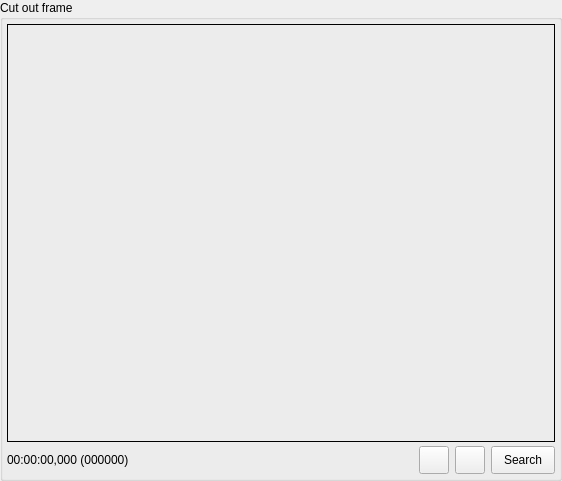
<ui version="4.0" >
 <class>TTCutOutFrameWidget</class>
 <widget class="QWidget" name="TTCutOutFrameWidget" >
  <property name="geometry" >
   <rect>
    <x>0</x>
    <y>0</y>
    <width>562</width>
    <height>481</height>
   </rect>
  </property>
  <property name="sizePolicy" >
   <sizepolicy vsizetype="Expanding" hsizetype="Expanding" >
    <horstretch>1</horstretch>
    <verstretch>4</verstretch>
   </sizepolicy>
  </property>
  <property name="minimumSize" >
   <size>
    <width>280</width>
    <height>150</height>
   </size>
  </property>
  <property name="windowTitle" >
   <string>Form</string>
  </property>
  <layout class="QGridLayout" >
   <property name="leftMargin" >
    <number>0</number>
   </property>
   <property name="topMargin" >
    <number>0</number>
   </property>
   <property name="rightMargin" >
    <number>0</number>
   </property>
   <property name="bottomMargin" >
    <number>0</number>
   </property>
   <property name="horizontalSpacing" >
    <number>0</number>
   </property>
   <property name="verticalSpacing" >
    <number>0</number>
   </property>
   <item row="0" column="0" >
    <widget class="QGroupBox" name="gbCutOutFrame" >
     <property name="sizePolicy" >
      <sizepolicy vsizetype="Preferred" hsizetype="Preferred" >
       <horstretch>4</horstretch>
       <verstretch>10</verstretch>
      </sizepolicy>
     </property>
     <property name="sizeIncrement" >
      <size>
       <width>0</width>
       <height>4</height>
      </size>
     </property>
     <property name="title" >
      <string>Cut out frame</string>
     </property>
     <layout class="QGridLayout" >
      <property name="leftMargin" >
       <number>4</number>
      </property>
      <property name="topMargin" >
       <number>4</number>
      </property>
      <property name="rightMargin" >
       <number>4</number>
      </property>
      <property name="bottomMargin" >
       <number>4</number>
      </property>
      <property name="horizontalSpacing" >
       <number>4</number>
      </property>
      <property name="verticalSpacing" >
       <number>4</number>
      </property>
      <item row="0" column="0" >
       <widget class="TTMPEG2Window" name="mpegWindow" >
        <property name="sizePolicy" >
         <sizepolicy vsizetype="Expanding" hsizetype="Preferred" >
          <horstretch>0</horstretch>
          <verstretch>4</verstretch>
         </sizepolicy>
        </property>
        <property name="minimumSize" >
         <size>
          <width>100</width>
          <height>100</height>
         </size>
        </property>
        <property name="frameShape" >
         <enum>QFrame::Panel</enum>
        </property>
        <property name="frameShadow" >
         <enum>QFrame::Plain</enum>
        </property>
       </widget>
      </item>
      <item row="1" column="0" >
       <layout class="QHBoxLayout" >
        <property name="spacing" >
         <number>6</number>
        </property>
        <property name="leftMargin" >
         <number>0</number>
        </property>
        <property name="topMargin" >
         <number>0</number>
        </property>
        <property name="rightMargin" >
         <number>0</number>
        </property>
        <property name="bottomMargin" >
         <number>0</number>
        </property>
        <item>
         <widget class="QLabel" name="laCutOutFramePosition" >
          <property name="sizePolicy" >
           <sizepolicy vsizetype="Fixed" hsizetype="Preferred" >
            <horstretch>0</horstretch>
            <verstretch>0</verstretch>
           </sizepolicy>
          </property>
          <property name="minimumSize" >
           <size>
            <width>0</width>
            <height>28</height>
           </size>
          </property>
          <property name="maximumSize" >
           <size>
            <width>16777215</width>
            <height>28</height>
           </size>
          </property>
          <property name="text" >
           <string>00:00:00,000 (000000)</string>
          </property>
         </widget>
        </item>
        <item>
         <widget class="QPushButton" name="pbPrevCutOutFrame" >
          <property name="enabled" >
           <bool>true</bool>
          </property>
          <property name="sizePolicy" >
           <sizepolicy vsizetype="Fixed" hsizetype="Minimum" >
            <horstretch>0</horstretch>
            <verstretch>0</verstretch>
           </sizepolicy>
          </property>
          <property name="minimumSize" >
           <size>
            <width>24</width>
            <height>28</height>
           </size>
          </property>
          <property name="maximumSize" >
           <size>
            <width>30</width>
            <height>28</height>
           </size>
          </property>
          <property name="text" >
           <string/>
          </property>
          <property name="icon" >
           <iconset resource="cutoutframewidget.qrc" >:/pixmaps/pixmaps/prev_18.xpm</iconset>
          </property>
         </widget>
        </item>
        <item>
         <widget class="QPushButton" name="pbNextCutOutFrame" >
          <property name="sizePolicy" >
           <sizepolicy vsizetype="Fixed" hsizetype="Minimum" >
            <horstretch>0</horstretch>
            <verstretch>0</verstretch>
           </sizepolicy>
          </property>
          <property name="minimumSize" >
           <size>
            <width>24</width>
            <height>28</height>
           </size>
          </property>
          <property name="maximumSize" >
           <size>
            <width>30</width>
            <height>28</height>
           </size>
          </property>
          <property name="text" >
           <string/>
          </property>
          <property name="icon" >
           <iconset resource="cutoutframewidget.qrc" >:/pixmaps/pixmaps/next_18.xpm</iconset>
          </property>
         </widget>
        </item>
        <item>
         <widget class="QPushButton" name="pbSearchFrame" >
          <property name="sizePolicy" >
           <sizepolicy vsizetype="Fixed" hsizetype="Minimum" >
            <horstretch>0</horstretch>
            <verstretch>0</verstretch>
           </sizepolicy>
          </property>
          <property name="minimumSize" >
           <size>
            <width>52</width>
            <height>28</height>
           </size>
          </property>
          <property name="maximumSize" >
           <size>
            <width>64</width>
            <height>28</height>
           </size>
          </property>
          <property name="text" >
           <string>Search</string>
          </property>
          <property name="icon" >
           <iconset resource="cutoutframewidget.qrc" >:/pixmaps/pixmaps/search_18.xpm</iconset>
          </property>
         </widget>
        </item>
       </layout>
      </item>
    </layout>
    </widget>
   </item>
  </layout>
 </widget>
 <customwidgets>
  <customwidget>
   <class>TTMPEG2Window</class>
   <extends>QFrame</extends>
   <header>../mpeg2window/ttmpeg2window.h</header>
   <container>1</container>
  </customwidget>
 </customwidgets>
 <resources>
  <include location="cutoutframewidget.qrc" />
 </resources>
 <connections/>
</ui>
